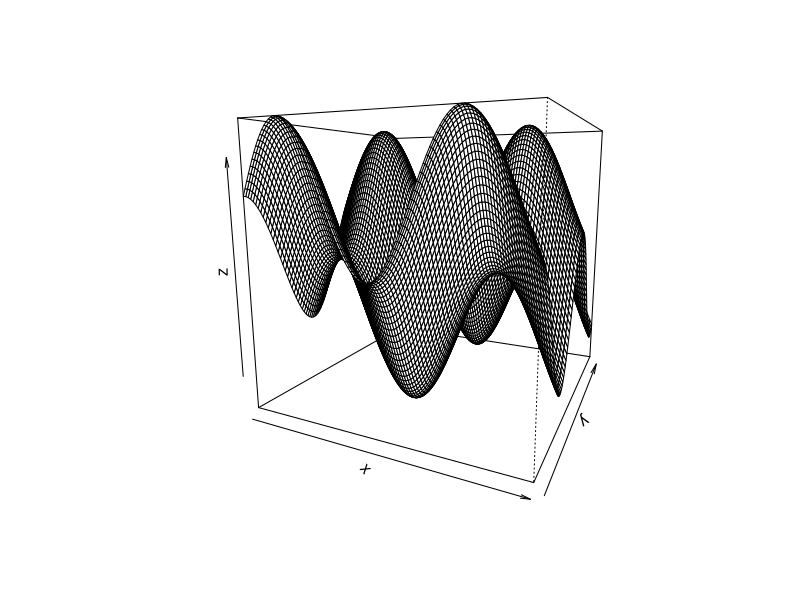
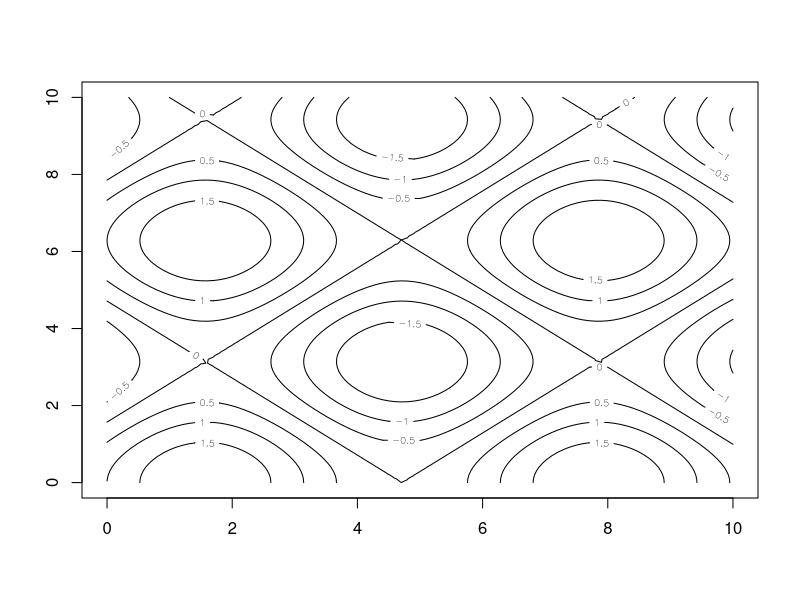
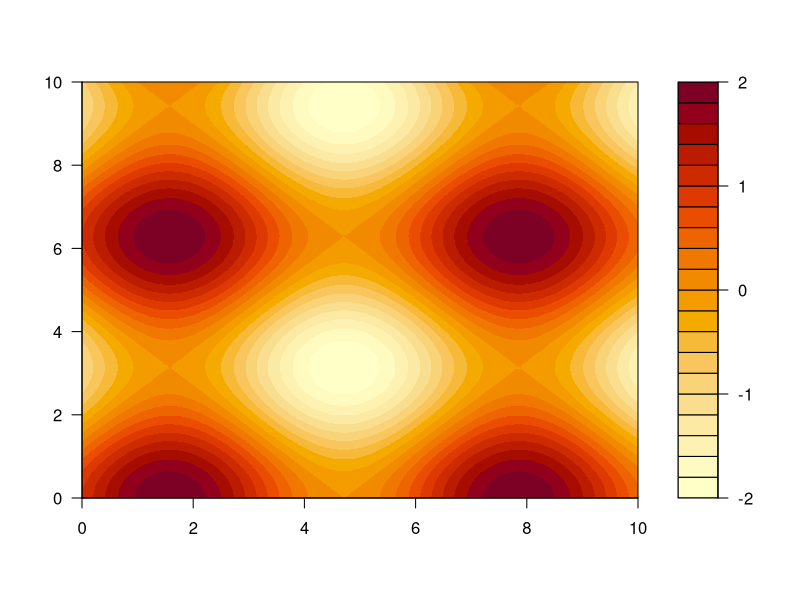

The R script that drew these images, in order:
rm(list = ls())

f <- function(x,y)
{
	z <- sin(x) + cos(y)
	return (z)
}

x <- seq(0.0,10,0.1)
y <- seq(0.0,10,0.1)
z <- outer(x,y,f)

persp(x,y,z,theta=25,phi=10,scale=TRUE,nticks=10)
contour(x,y,z)
filled.contour(x,y,z)
